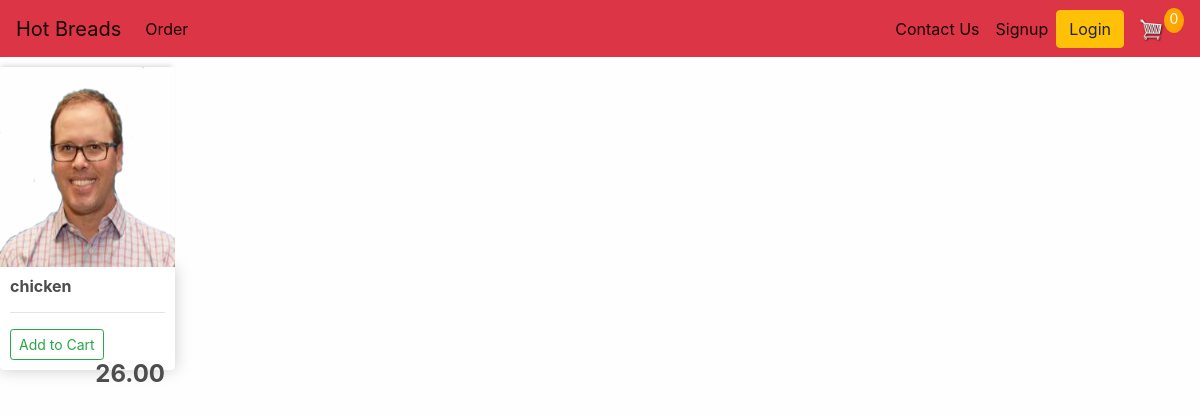
/order, run on an earlier commit of the app's database.
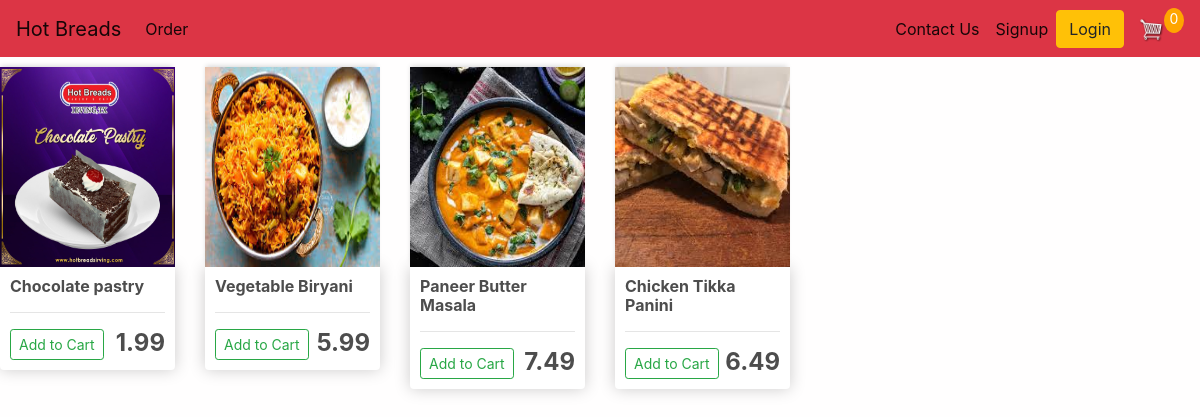
And on a later commit of the database.
### main/models.py (models this page shows, shortened)
class Product(models.Model):
    name = models.CharField(max_length=200, null=True)
    price = models.DecimalField(max_digits=7, decimal_places=2)
    digital = models.BooleanField(default=False, null=True, blank=False)
    image = models.ImageField(null=True, blank=True)
    @property
    def imageURL(self):
        try:
            url = self.image.url
        except:
            url = ''
        return url

### main/views.py (the view)
# urls.py: path('order', order, name="order"),
def order(request):
    data = cartData(request=request)
    cartItems = data['cartItems']
    products = Product.objects.all()
    context = {'products':products, 'cartItems':cartItems, 'shipping':False}
    return render(request, "order.html", context)

### main/utils.py (called while the page is built, shortened)
def cookieCart(request):
    try:
        cart = json.loads(request.COOKIES['cart'])
    except:
        cart = {}
    print('Cart:', cart)
    items = []
    order = {'get_cart_total':0, 'get_cart_items':0, 'shipping':False}
    cartItems = order['get_cart_items']
    return {'cartItems':cartItems, 'order':order, 'items':items}

def cartData(request):
    if request.user.is_authenticated:
        customer = request.user.customer
        order, created = Order.objects.get_or_create(customer=customer, complete=False)
        items = order.orderitem_set.all()
        cartItems = order.get_cart_items
    else:
        cookieData = cookieCart(request=request)
        cartItems = cookieData['cartItems']
        order = cookieData['order']
        items = cookieData['items']
    return {'cartItems':cartItems, 'order':order, 'items':items}

### templates/order.html
{% extends 'base.html' %}
{% load static %}
{% block body %}
    <div class='row'>
        {% for product in products %}
        <div class="col-lg-2">
            <img class="thumbnail" src="{{product.imageURL}}">
            <div class="box-element product">
                <h6><strong>{{product.name}}</strong></h6>
                <hr>
                <button data-product={{product.id}} data-action="add" class="btn btn-outline-success add-btn btn-sm update-cart">Add to Cart</button>
                <h4 style="display: inline-block;float: right"><strong>{{product.price|floatformat:2}}</strong></h4>
            </div>
        </div>
        {% endfor %}
    </div>
{% endblock body %}

### templates/base.html (shortened to what this page needs)
<!DOCTYPE html>
{% load static %}
<html>
<head>
    <link rel="stylesheet" href="https://stackpath.bootstrapcdn.com/bootstrap/4.5.0/css/bootstrap.min.css"
>
</head>
<body>
        <nav class="navbar navbar-expand-lg navbar-light bg-danger">
            <a class="navbar-brand" href="{% url 'order' %}">Hot Breads</a>
            <div class="collapse navbar-collapse" id="navbarSupportedContent">
                <ul class="navbar-nav mr-auto">
                    <li class="nav-item active">
                        <a class="nav-link" href="{% url 'order' %}">Order<span class="sr-only">(current)</span></a>
                    </li>
                </ul>
                <ul class="navbar-nav">
                    <li class="nav-item active">
                        <a class="nav-link" href="#">Contact Us<span class="sr-only">(current)</span></a>
                    </li>
                </ul>
                {% if user.is_authenticated %}
                {% else %}
                <ul class="navbar-nav">
                    <li class="nav-item active">
                        <a class="nav-link" href="{% url 'signup' %}">Signup<span class="sr-only">(current)</span></a>
                    </li>
                </ul>
                {% endif %}
                <div class="form-inline my-2 my-lg-0">
                    {% if user.is_authenticated %}
                    <a href="{% url 'logout' %}"class="btn btn-warning">Logout</a>
                    {% else %}
                    <a href="{% url 'login' %}"class="btn btn-warning">Login</a>
                    {% endif %}
                    <a href="{% url 'cart' %}">
                        <img  id="cart-icon" src="{% static 'images/cart.png' %}">
                    </a>
                    <p id="cart-total">{{cartItems}}</p>
                </div>
            </div>
        </nav>
    {% block body %}
    {% endblock body %}
</body>

### templates/base.html (style rules this page uses)
body { background-color: hsl(0, 0%, 98%); }
h1,h2,h3,h4,h5,h6 { color:hsl(0, 0%, 30%); }
.box-element { box-shadow:hsl(0, 0%, 80%) 0 0 16px; background-color: #fff; border-radius: 4px; padding: 10px; }
.thumbnail { width: 100%; height: 200px; -webkit-box-shadow: -1px -3px 5px -2px rgba(214,214,214,1); -moz-box-shadow: -1px -3px 5px -2px rgba(214,214,214,1); box-shadow: -1px -3px 5px -2px rgba(214,214,214,1); }
.product { border-radius: 0 0 4px 4px; }
#cart-icon { width:25px; display: inline-block; margin-left: 15px; }
#cart-total { display: block; text-align: center; color:rgb(255, 255, 255); background-color: orange; width:20px; height: 25px; border-radius: 50%; font-size: 14px; }
.col-lg-4, .col-lg-6, .col-lg-8, .col-lg-2 { margin-top: 10px; }
.btn { border-radius: 0; }
.row { margin-left: 10px; }
body { background: rgb(255, 254, 254) !important; }

What changed in the data, as far as the page shows it:
removed Product: imageURL (picture), name "chicken", price "26.00"
added Product: imageURL (picture), name "Chocolate pastry", price "1.99"
added Product: imageURL (picture), name "Vegetable Biryani", price "5.99"
added Product: imageURL (picture), name "Paneer Butter Masala", price "7.49"
added Product: imageURL (picture), name "Chicken Tikka Panini", price "6.49"
